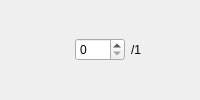
         <widget class="QWidget" name="widget_6" native="true">
          <layout class="QHBoxLayout" name="horizontalLayout_6">
           <property name="leftMargin">
            <number>0</number>
           </property>
           <property name="topMargin">
            <number>0</number>
           </property>
           <property name="rightMargin">
            <number>0</number>
           </property>
           <property name="bottomMargin">
            <number>0</number>
           </property>
           <item>
            <widget class="QLabel" name="label_6">
             <property name="maximumSize">
              <size>
               <width>75</width>
               <height>75</height>
              </size>
             </property>
             <property name="toolTip">
              <string>#332E57_#EFABDD</string>
             </property>
             <property name="text">
              <string/>
             </property>
             <property name="pixmap">
              <pixmap resource="../../resource.qrc">:/pairs/assets/#332E57_#EFABDD.png</pixmap>
             </property>
             <property name="scaledContents">
              <bool>true</bool>
             </property>
            </widget>
           </item>
           <item>
            <widget class="QSpinBox" name="#332E57_#EFABDD_spin">
             <property name="maximumSize">
              <size>
               <width>50</width>
               <height>16777215</height>
              </size>
             </property>
             <property name="minimum">
              <number>0</number>
             </property>
             <property name="maximum">
              <number>1</number>
             </property>
            </widget>
           </item>
           <item>
            <widget class="QLabel" name="label_6_2">
             <property name="text">
              <string>/1</string>
             </property>
            </widget>
           </item>
          </layout>
         </widget>
